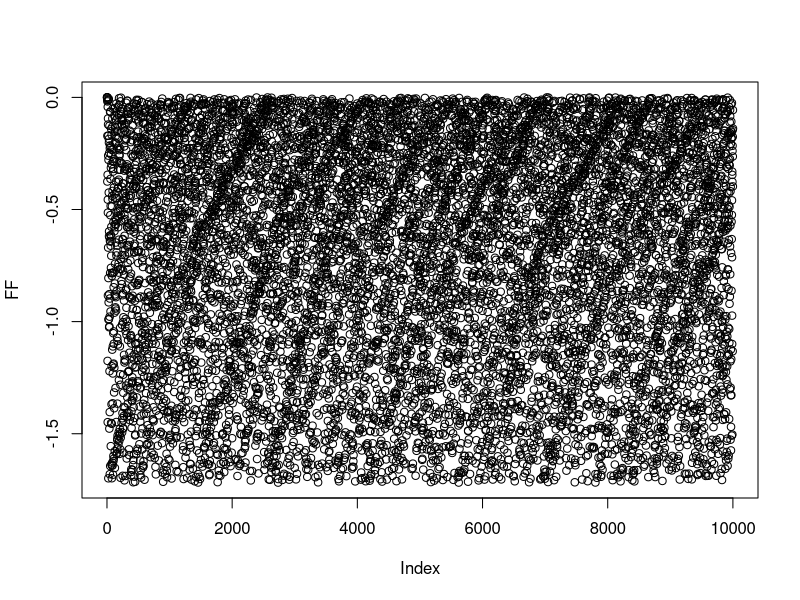
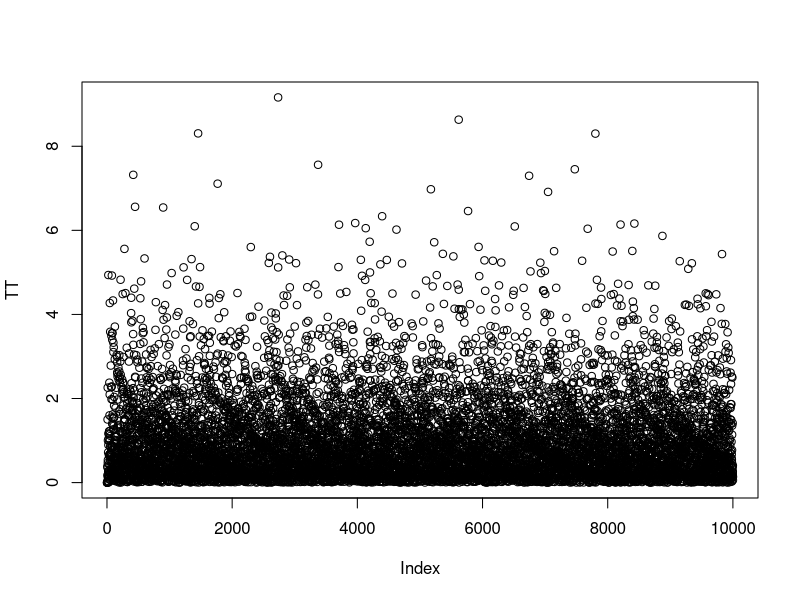
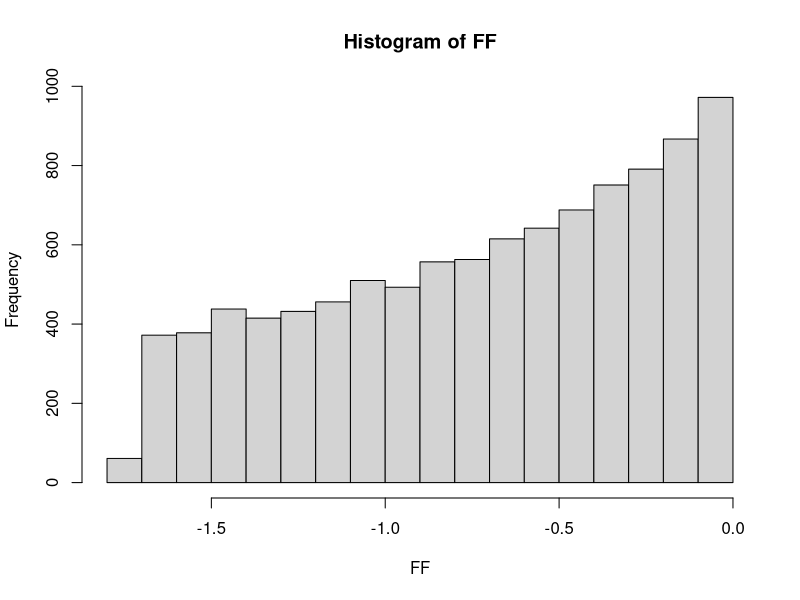
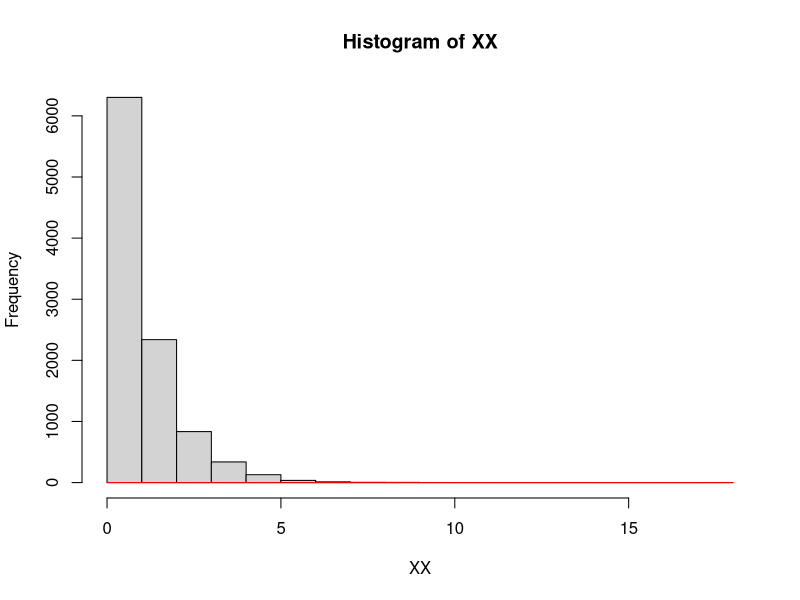
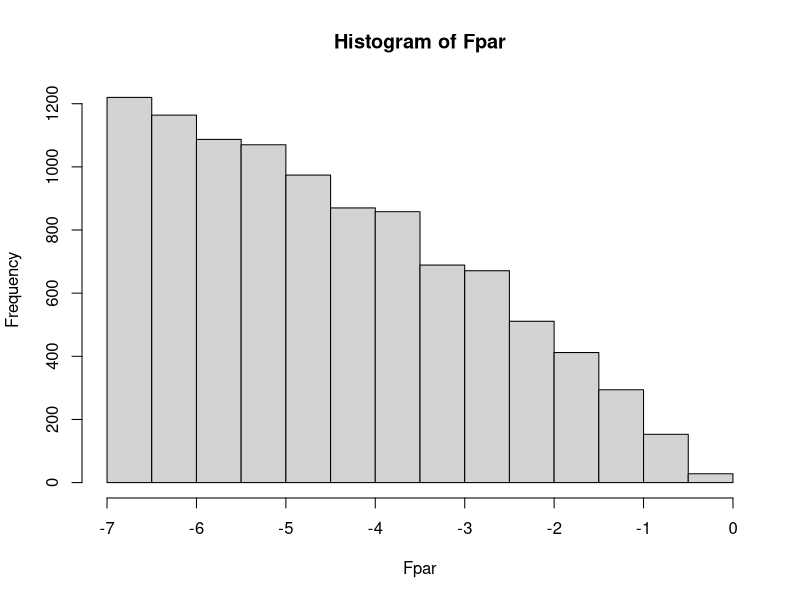
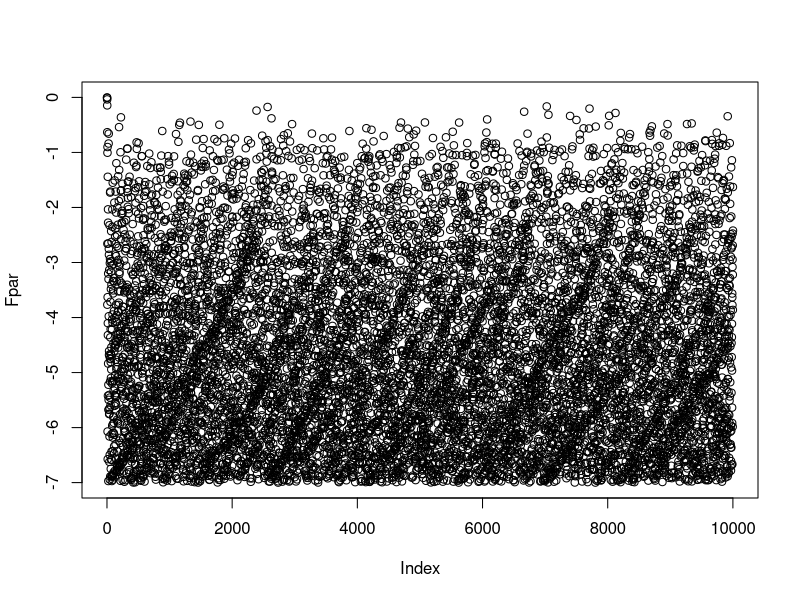
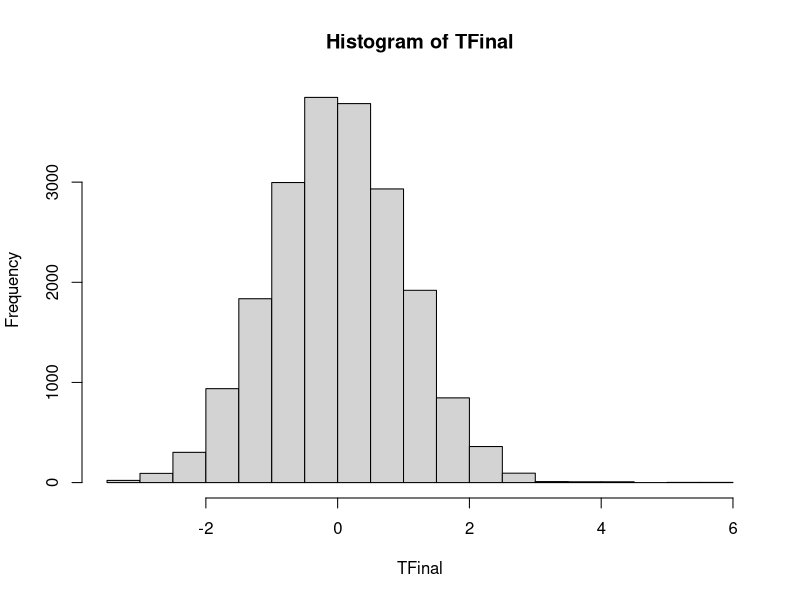
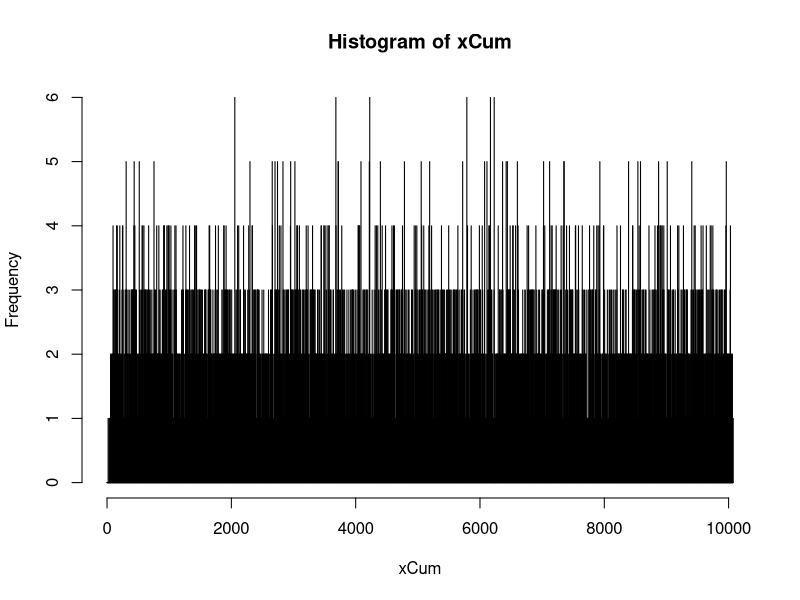

Recreate these plots in R, in order.
# Øvelse 3

# Generate U
N.iter = 10000
X = vector('numeric', N.iter)
U = vector('numeric', N.iter)
M = 10^8
a = 57
c = 1
X[1]=3
for ( i in 1:N.iter){
  X[i+1]=(a*X[i]+c)%%M
  U[i+1]=X[i]/M
}

lambda = 1

# Eksponential fordeling?
FF = 1-exp(lambda*U)

# Invers funktion
TT = -1/lambda*log(1-U)

XX = -log(U)/lambda
XX = XX[is.finite(XX)]

plot(FF)
plot(TT)
hist(FF)
hist(XX)
curve(dexp(XX), xname="XX", add=TRUE, col="red")
#Pareto

beta = 1 # Hvad er beta og k??
k = 3
x = beta*(U^(-1/k))
Fpar = 1-(1+(beta/x))^k
hist(Fpar)
plot(Fpar)
mean(Fpar)
var(Fpar)

mean(Fpar)
var(Fpar)

E = beta*(k/(k-1))
E

vari = beta^2*k/((k-1)^2*(k-2))
vari
# Normal side 85 i pdf

TT = vector('numeric', length(U))
TTT = vector('numeric', length(U))

for ( i in 1:length(U)){
TT[i] = (-2*log(U[i]))^(1/2)*cos(2*pi*U[i+1])
TTT[i] = (-2*log(U[i]))^(1/2)*cos(2*pi*U[i+1])
}
TFinal = as.vector(rbind(TT,TTT))
TFinal = TFinal[is.finite(TFinal)]
hist(TFinal)


# Test normal!
n <- length(TFinal)
## Compute the tobs - the observed test statistic
tobs <- (mean(TFinal)) / (sd(TFinal) / sqrt(n))
tobs

## Compute the p-value as a tail-probability in the t-distribution
pvalue <- 2 * (1-pt(abs(tobs), df=n-1))
pvalue # No evidence AGAINST hypotesen = Den er nok normalfordelt


# Test exponential

## Sum up to get the running time
xCum <- cumsum(XX)
## Use the hist function to count in intervals between the breaks,
## here 0,1,2,...
tmp <- hist(xCum, breaks=0:ceiling(max(xCum)))
## Plot the discrete empirical pdf
plot(table(tmp$counts)/length(tmp$counts))
## Add the Poisson pdf to the plot
lines(0:20, dpois(0:20,lambda), type="h", col="red")

#Den røde er en poission og det sorte er de generede tal! Det ses at den følger perfekt!!

